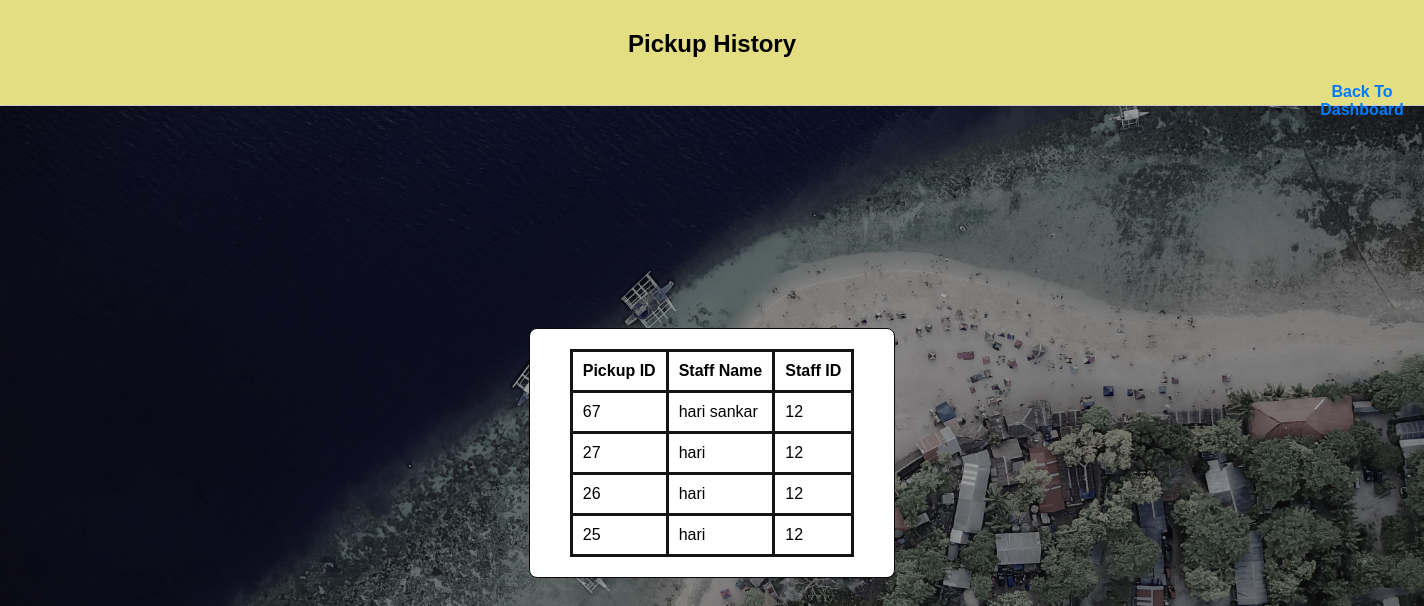
/personal_pickup/, run on the app's committed database.
### WM_app/models.py (models this page shows, shortened)
class CompletedPickup(models.Model):
    Completed_Pickid=models.AutoField(primary_key=True)
    Pickup_ID=models.IntegerField(null=True,blank=True)
    Staff_name=models.CharField(max_length=255)
    Staff_ID=models.IntegerField()

### WM_app/views.py (the view)
# urls.py: path('personal_pickup/',views.personal_pickup,name='personal_pickup'),
def personal_pickup(request):
    completed_pickups=CompletedPickup.objects.all().order_by('-Completed_Pickid')
    return render(request,"personal_pickup.html",{'completed_pickups':completed_pickups})

### template/personal_pickup.html (shortened to what this page needs)
<!DOCTYPE html>
<html lang="en">
<head>
    {% load static %}
</head>
<body>
    <header class="header">
        <h2>Pickup History</h2>
        <div class="title-container">
            <div class="links">
                <a href="{% url 'staff' %}" class="pickup-link">Back To Dashboard</a>
            </div>
        </div>
    </header>
    <div class="container">
        <div class="table-container">
            <table>
                <thead>
                    <tr>
                        <th>Pickup ID</th>
                        <th>Staff Name</th>
                        <th>Staff ID</th>
                    </tr>
                </thead>
                <tbody>
                    {% for pickup in completed_pickups %}
                    <tr>
                        <td>{{ pickup.Pickup_ID }}</td>
                        <td>{{ pickup.Staff_name }}</td>
                        <td>{{ pickup.Staff_ID }}</td>
                    </tr>
                    {% empty %}
                    <tr>
                        <td colspan="3">No completed pickups yet.</td>
                    </tr>
                    {% endfor %}
                </tbody>
            </table>
        </div>
    </div>
</body>
</html>

### template/personal_pickup.html (style rules this page uses)
body { margin: 0; padding: 0; display: flex; flex-direction: column; height: 100vh; font-family: Arial, sans-serif; background-color: #4f4d4db5; overflow: hidden; background: url(../static/image/cover1.jpg)no-repeat; background-size: cover; }
.header, .footer { padding: 10px; background-color: #e3de82; text-align: center; border-bottom: 1px solid #ccc; height: 85px; }
.container { flex: 1; display: flex; align-items: center; justify-content: center; }
.table-container { display: flex; align-items: center; background-color: #fff; border: 1px solid #090909; border-radius: 8px; padding: 20px; padding-left:40px ; }
table { border-collapse: collapse; margin-right: 20px; padding-left: 5px; }
table, th, td { border: 3px solid #151414; padding: 10px; text-align: left; }
.links { padding-left: 1300px; display: flex; gap: 15px; }
.pickup-link { text-decoration: none; color: #007bff; font-weight: bold; padding: 5px 10px; border-radius: 4px; transition: background-color 0.3s ease; }

### data on the page
CompletedPickup: Pickup_ID "67", Staff_name "hari sankar", Staff_ID "12"
CompletedPickup: Pickup_ID "27", Staff_name "hari", Staff_ID "12"
CompletedPickup: Pickup_ID "26", Staff_name "hari", Staff_ID "12"
CompletedPickup: Pickup_ID "25", Staff_name "hari", Staff_ID "12"
